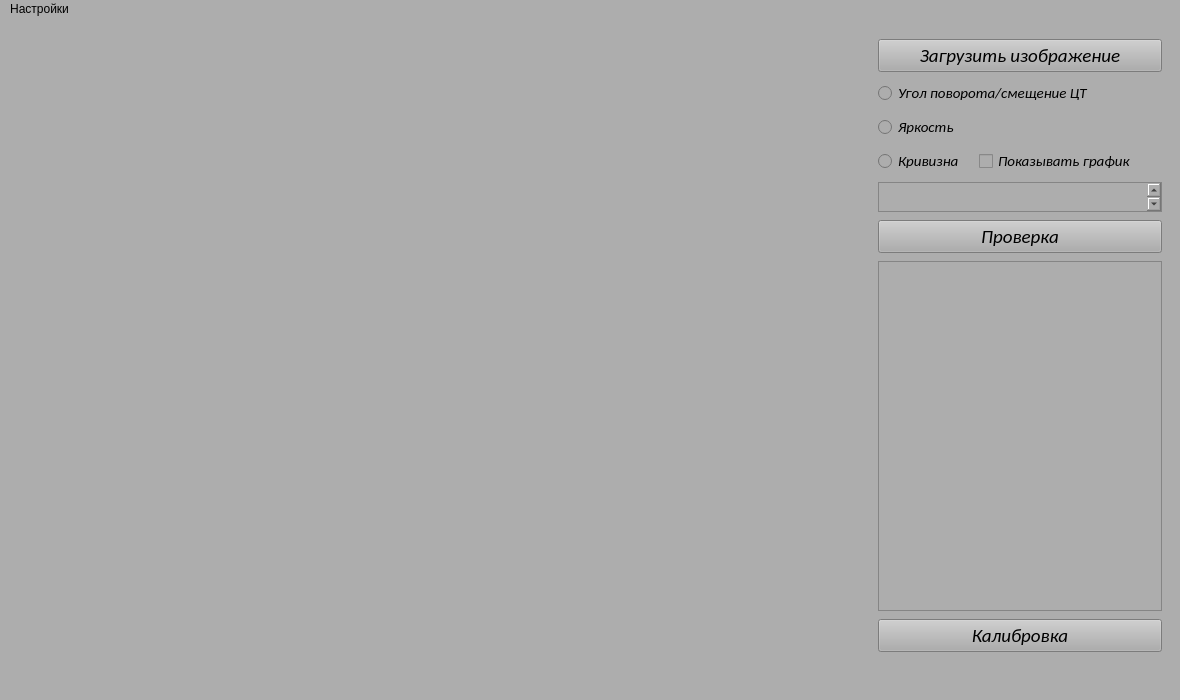
<?xml version="1.0" encoding="UTF-8"?>
<ui version="4.0">
 <class>MainWindow</class>
 <widget class="QMainWindow" name="MainWindow">
  <property name="geometry">
   <rect>
    <x>0</x>
    <y>0</y>
    <width>1180</width>
    <height>700</height>
   </rect>
  </property>
  <property name="windowTitle">
   <string>MainWindow</string>
  </property>
  <property name="styleSheet">
   <string notr="true">background-color: rgb(173, 173, 173);</string>
  </property>
  <widget class="QWidget" name="centralwidget">
   <layout class="QHBoxLayout" name="horizontalLayout">
    <item>
     <widget class="QLabel" name="label">
      <property name="sizePolicy">
       <sizepolicy hsizetype="MinimumExpanding" vsizetype="MinimumExpanding">
        <horstretch>0</horstretch>
        <verstretch>0</verstretch>
       </sizepolicy>
      </property>
      <property name="focusPolicy">
       <enum>Qt::NoFocus</enum>
      </property>
      <property name="text">
       <string/>
      </property>
      <property name="pixmap">
       <pixmap>dop/rsz_1bg.jpg</pixmap>
      </property>
      <property name="scaledContents">
       <bool>true</bool>
      </property>
     </widget>
    </item>
    <item alignment="Qt::AlignLeft">
     <widget class="QWidget" name="widget" native="true">
      <property name="minimumSize">
       <size>
        <width>302</width>
        <height>641</height>
       </size>
      </property>
      <layout class="QVBoxLayout" name="verticalLayout">
       <property name="sizeConstraint">
        <enum>QLayout::SetMinimumSize</enum>
       </property>
       <item>
        <widget class="QPushButton" name="pushButton_2">
         <property name="sizePolicy">
          <sizepolicy hsizetype="Minimum" vsizetype="Fixed">
           <horstretch>0</horstretch>
           <verstretch>0</verstretch>
          </sizepolicy>
         </property>
         <property name="minimumSize">
          <size>
           <width>284</width>
           <height>0</height>
          </size>
         </property>
         <property name="maximumSize">
          <size>
           <width>284</width>
           <height>16777215</height>
          </size>
         </property>
         <property name="font">
          <font>
           <family>Calibri</family>
           <pointsize>14</pointsize>
           <italic>true</italic>
          </font>
         </property>
         <property name="text">
          <string>Загрузить изображение</string>
         </property>
        </widget>
       </item>
       <item>
        <widget class="QRadioButton" name="radioButton">
         <property name="maximumSize">
          <size>
           <width>1500000</width>
           <height>16777215</height>
          </size>
         </property>
         <property name="font">
          <font>
           <family>Calibri</family>
           <pointsize>11</pointsize>
           <italic>true</italic>
          </font>
         </property>
         <property name="text">
          <string>Угол поворота/смещение ЦТ</string>
         </property>
        </widget>
       </item>
       <item>
        <widget class="QRadioButton" name="radioButton_2">
         <property name="maximumSize">
          <size>
           <width>150</width>
           <height>16777215</height>
          </size>
         </property>
         <property name="font">
          <font>
           <family>Calibri</family>
           <pointsize>11</pointsize>
           <italic>true</italic>
          </font>
         </property>
         <property name="text">
          <string>Яркость</string>
         </property>
        </widget>
       </item>
       <item>
        <layout class="QHBoxLayout" name="horizontalLayout_2">
         <item>
          <widget class="QRadioButton" name="radioButton_3">
           <property name="enabled">
            <bool>true</bool>
           </property>
           <property name="maximumSize">
            <size>
             <width>95</width>
             <height>16777215</height>
            </size>
           </property>
           <property name="font">
            <font>
             <family>Calibri</family>
             <pointsize>11</pointsize>
             <italic>true</italic>
            </font>
           </property>
           <property name="text">
            <string>Кривизна</string>
           </property>
          </widget>
         </item>
         <item>
          <widget class="QCheckBox" name="checkBox">
           <property name="minimumSize">
            <size>
             <width>160</width>
             <height>0</height>
            </size>
           </property>
           <property name="font">
            <font>
             <family>Calibri</family>
             <pointsize>11</pointsize>
             <italic>true</italic>
            </font>
           </property>
           <property name="text">
            <string>Показывать график</string>
           </property>
          </widget>
         </item>
        </layout>
       </item>
       <item>
        <widget class="QTextEdit" name="textEdit_2">
         <property name="maximumSize">
          <size>
           <width>284</width>
           <height>30</height>
          </size>
         </property>
         <property name="font">
          <font>
           <family>Calibri</family>
           <pointsize>12</pointsize>
           <italic>true</italic>
          </font>
         </property>
         <property name="mouseTracking">
          <bool>false</bool>
         </property>
         <property name="focusPolicy">
          <enum>Qt::NoFocus</enum>
         </property>
        </widget>
       </item>
       <item>
        <widget class="QPushButton" name="pushButton">
         <property name="sizePolicy">
          <sizepolicy hsizetype="Minimum" vsizetype="Fixed">
           <horstretch>0</horstretch>
           <verstretch>0</verstretch>
          </sizepolicy>
         </property>
         <property name="minimumSize">
          <size>
           <width>284</width>
           <height>0</height>
          </size>
         </property>
         <property name="maximumSize">
          <size>
           <width>284</width>
           <height>16777215</height>
          </size>
         </property>
         <property name="font">
          <font>
           <family>Calibri</family>
           <pointsize>14</pointsize>
           <italic>true</italic>
          </font>
         </property>
         <property name="text">
          <string>Проверка</string>
         </property>
         <property name="checkable">
          <bool>false</bool>
         </property>
        </widget>
       </item>
       <item>
        <widget class="QTextEdit" name="textEdit">
         <property name="sizePolicy">
          <sizepolicy hsizetype="Expanding" vsizetype="Expanding">
           <horstretch>0</horstretch>
           <verstretch>0</verstretch>
          </sizepolicy>
         </property>
         <property name="maximumSize">
          <size>
           <width>284</width>
           <height>350</height>
          </size>
         </property>
         <property name="font">
          <font>
           <family>Calibri</family>
           <pointsize>12</pointsize>
           <italic>true</italic>
          </font>
         </property>
         <property name="focusPolicy">
          <enum>Qt::NoFocus</enum>
         </property>
        </widget>
       </item>
       <item>
        <widget class="QPushButton" name="pushButton_3">
         <property name="maximumSize">
          <size>
           <width>284</width>
           <height>16777215</height>
          </size>
         </property>
         <property name="font">
          <font>
           <family>Calibri</family>
           <pointsize>14</pointsize>
           <italic>true</italic>
          </font>
         </property>
         <property name="text">
          <string>Калибровка</string>
         </property>
        </widget>
       </item>
      </layout>
     </widget>
    </item>
   </layout>
  </widget>
  <widget class="QStatusBar" name="statusbar"/>
  <widget class="QMenuBar" name="menuBar">
   <property name="geometry">
    <rect>
     <x>0</x>
     <y>0</y>
     <width>1180</width>
     <height>21</height>
    </rect>
   </property>
   <widget class="QMenu" name="menu">
    <property name="title">
     <string>Настройки</string>
    </property>
    <addaction name="action"/>
    <addaction name="action_2"/>
   </widget>
   <addaction name="menu"/>
  </widget>
  <action name="action">
   <property name="text">
    <string>Заданные значения</string>
   </property>
  </action>
  <action name="action_2">
   <property name="text">
    <string>Найденные круги</string>
   </property>
  </action>
 </widget>
 <resources/>
 <connections/>
</ui>
